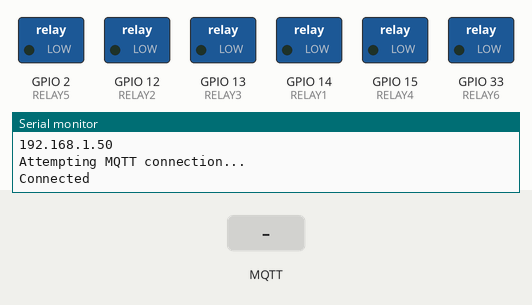
The sketch below on a simulated ESP32. On the bench: switched loads named in the sketch (green lamp = pin HIGH), the last lines printed to the serial monitor. The test bench sets the inputs (shaded band). WiFi joins after 1.5 s; servers stay silent unless stated; no MQTT or app messages arrive unless stated.

Above: at 2.7 s.
2.8 s: MQTT message "1" arrives on the first subscribed topic
At 4.2 s:
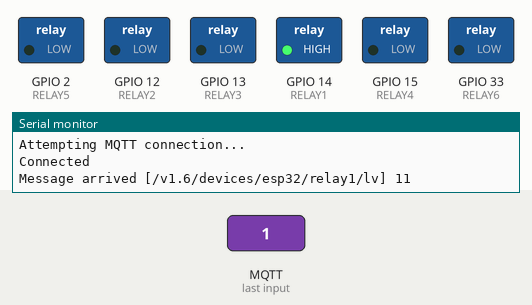
5.0 s: MQTT message "1" arrives on the second subscribed topic
At 6.7 s:
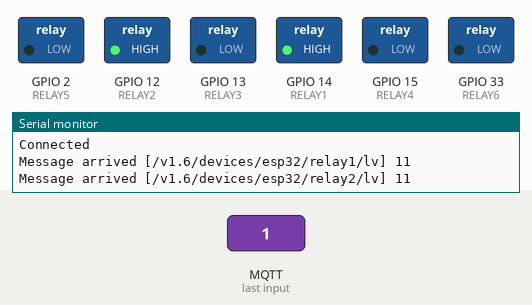
7.0 s: MQTT message "on" arrives on the first subscribed topic
At 8.6 s:
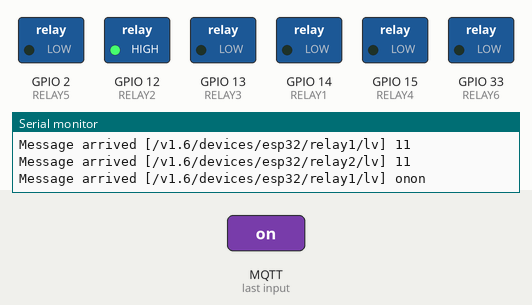
9.0 s: MQTT message "1" arrives on the third subscribed topic
At 10.1 s:
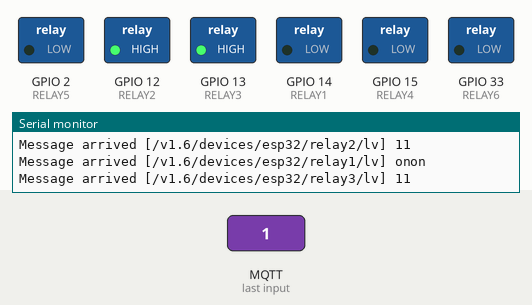
11.0 s: MQTT message "off" arrives on the second subscribed topic
At 12.7 s:
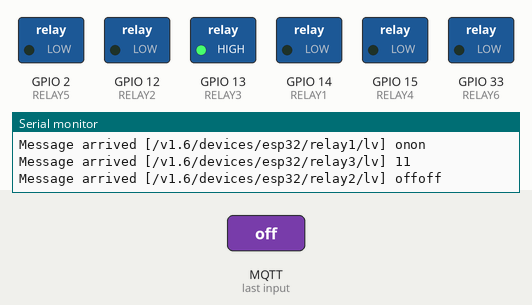
13.0 s: MQTT message "0" arrives on the third subscribed topic
At 14.4 s:
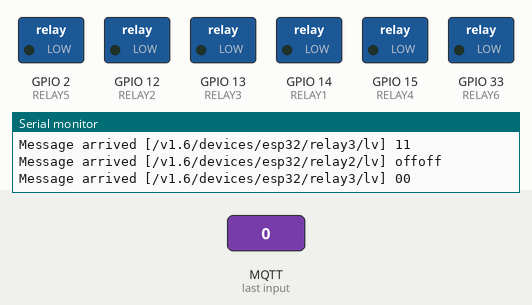
Timing chart, 0 to 16.0 s (numbered marks = the images above; inputs shaded):
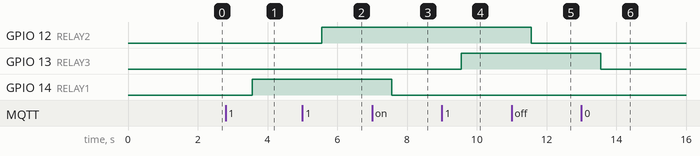

Measured:
- after the input at 2.8 s, GPIO 14 (RELAY1): LOW → HIGH after 0.76 s
- after the input at 5.0 s, GPIO 12 (RELAY2): LOW → HIGH after 0.56 s
- after the input at 7.0 s, GPIO 14 (RELAY1): HIGH → LOW after 0.56 s
- after the input at 9.0 s, GPIO 13 (RELAY3): LOW → HIGH after 0.56 s
- after the input at 11.0 s, GPIO 12 (RELAY2): HIGH → LOW after 0.56 s
- after the input at 13.0 s, GPIO 13 (RELAY3): HIGH → LOW after 0.56 s

The sketch:

Ubidots_with_Norvi-IIOT-AE01-R.ino
```cpp
#include <WiFi.h>
#include <PubSubClient.h>


#define WIFISSID "" // Put your WifiSSID here
#define PASSWORD "" // Put your wifi password here
#define TOKEN "" // Put your Ubidots' TOKEN
#define MQTT_CLIENT_NAME "" // MQTT client Name, please enter your own 8-12 alphanumeric character ASCII string;
                                           //it should be a random and unique ascii string and different from all other devices

#define VARIABLE_LABEL_SUBSCRIBE1 "relay1"
#define VARIABLE_LABEL_SUBSCRIBE2 "relay2"
#define VARIABLE_LABEL_SUBSCRIBE3 "relay3"
#define VARIABLE_LABEL_SUBSCRIBE4 "relay4"
#define VARIABLE_LABEL_SUBSCRIBE5 "relay5"
#define VARIABLE_LABEL_SUBSCRIBE6 "relay6"

#define DEVICE_LABEL "esp32" //

#define RELAY1 14
#define RELAY2 12
#define RELAY3 13
#define RELAY4 15
#define RELAY5 2
#define RELAY6 33

char mqttBroker[]  = "industrial.api.ubidots.com";
char payload[100];
char topic[150];


WiFiClient ubidots;
PubSubClient client(ubidots);


void callback(char* topic, byte* payload, unsigned int length)
{
  Serial.print("Message arrived [");
  Serial.print(topic);
  Serial.print("] ");

  for (int i=0;i<length;i++) {
    Serial.print((char)payload[i]);
  }
  if (strcmp(topic,"/v1.6/devices/esp32/relay1/lv")==0){
   if ( (char)payload[0] == '1') {
        digitalWrite(RELAY1, HIGH);
    } else {
        digitalWrite(RELAY1, LOW);
    }
  }
   if (strcmp(topic,"/v1.6/devices/esp32/relay2/lv")==0){
   if ( (char)payload[0] == '1') {
        digitalWrite(RELAY2, HIGH);
    } else {
        digitalWrite(RELAY2, LOW);
    }
  }
  if (strcmp(topic,"/v1.6/devices/esp32/relay3/lv")==0){
   if ( (char)payload[0] == '1') {
        digitalWrite(RELAY3, HIGH);
    } else {
        digitalWrite(RELAY3, LOW);
    }
  }
if (strcmp(topic,"/v1.6/devices/esp32/relay4/lv")==0){
   if ( (char)payload[0] == '1') {
        digitalWrite(RELAY4, HIGH);
    } else {
        digitalWrite(RELAY4, LOW);
    }
  }
  if (strcmp(topic,"/v1.6/devices/esp32/relay5/lv")==0){
   if ( (char)payload[0] == '1') {
        digitalWrite(RELAY5, HIGH);
    } else {
        digitalWrite(RELAY5, LOW);
    }
  }
  if (strcmp(topic,"/v1.6/devices/esp32/relay6/lv")==0){
   if ( (char)payload[0] == '1') {
        digitalWrite(RELAY6, HIGH);
    } else {
        digitalWrite(RELAY6, LOW);
    }
  }
  Serial.write(payload, length);
  Serial.println();
}


void reconnect()
{
 // Loop until we're reconnected
  while (!client.connected()) {
    Serial.println("Attempting MQTT connection...");

    // Attemp to connect
    if (client.connect(MQTT_CLIENT_NAME, TOKEN, "")) {
      Serial.println("Connected");
    } else {
      Serial.print("Failed, rc=");
      Serial.print(client.state());
      Serial.println(" try again in 2 seconds");
      // Wait 2 seconds before retrying
      delay(2000);
    }
  }
}

void setup()
{
  Serial.begin(115200);
  WiFi.begin(WIFISSID, PASSWORD);
  // Assign the pin as OUTPUT
  pinMode(RELAY1, OUTPUT);
  pinMode(RELAY2, OUTPUT);
  pinMode(RELAY3, OUTPUT);
  pinMode(RELAY4, OUTPUT);
  pinMode(RELAY5, OUTPUT);
  pinMode(RELAY6, OUTPUT);

  Serial.println();
  Serial.print("Wait for WiFi...");

  while (WiFi.status() != WL_CONNECTED) {
    Serial.print(".");
    delay(500);
  }

  Serial.println("");
  Serial.println("WiFi Connected");
  Serial.println("IP address: ");
  Serial.println(WiFi.localIP());
  client.setServer(mqttBroker, 1883);
  client.setCallback(callback);
}

void loop()
{
  if(WiFi.status() != WL_CONNECTED) {
    Serial.print("wifi disconnected\n");

    WiFi.begin(WIFISSID, PASSWORD);
  }

 if (!client.connected()) {
  reconnect();

  sprintf(topic, "/v1.6/devices/%s/%s/lv", DEVICE_LABEL, VARIABLE_LABEL_SUBSCRIBE1);
  client.subscribe(topic);

  sprintf(topic, "/v1.6/devices/%s/%s/lv", DEVICE_LABEL, VARIABLE_LABEL_SUBSCRIBE2);
  client.subscribe(topic);

  sprintf(topic, "/v1.6/devices/%s/%s/lv", DEVICE_LABEL, VARIABLE_LABEL_SUBSCRIBE3);
  client.subscribe(topic);


  sprintf(topic, "/v1.6/devices/%s/%s/lv", DEVICE_LABEL, VARIABLE_LABEL_SUBSCRIBE4);
  client.subscribe(topic);


  sprintf(topic, "/v1.6/devices/%s/%s/lv", DEVICE_LABEL, VARIABLE_LABEL_SUBSCRIBE5);
  client.subscribe(topic);


  sprintf(topic, "/v1.6/devices/%s/%s/lv", DEVICE_LABEL, VARIABLE_LABEL_SUBSCRIBE6);
  client.subscribe(topic);
  }

  client.loop();
  delay(1000);
}
```
